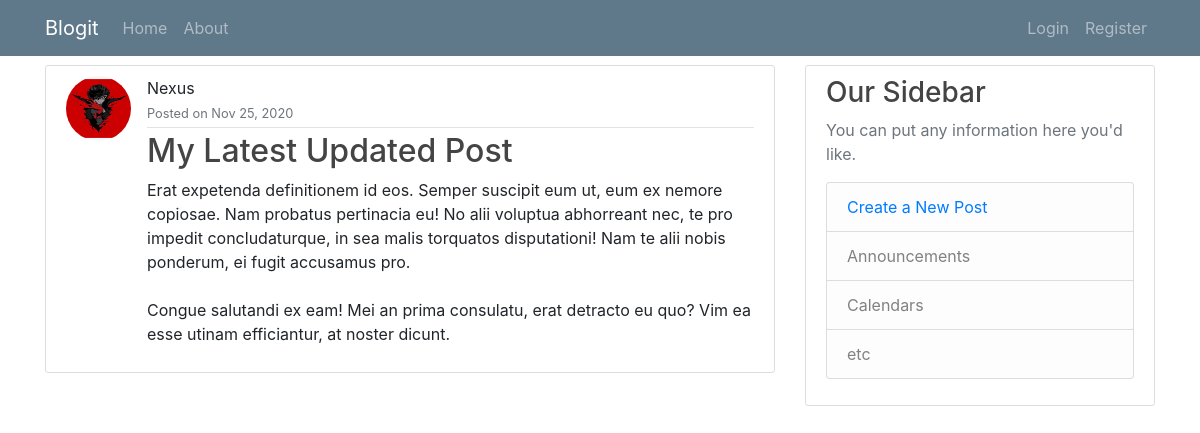
The app's page /post/54/ with its own data.
### main_app/models.py (models this page shows, shortened)
class Post(models.Model):
    title = models.CharField(max_length=64)
    content = models.TextField()
    date_posted = models.DateTimeField(default=timezone.now)
    author = models.ForeignKey(User, on_delete=models.CASCADE)

### login_app/models.py (models this page shows, shortened)
class Profile(models.Model):
    user = models.OneToOneField(User, on_delete=models.CASCADE)
    image = models.ImageField(default='default.jpg', upload_to='profile_pics')

### main_app/views.py (the view)
# urls.py: path("post/<int:pk>/", views.PostDetailView.as_view(), name='post-detail'),
class PostDetailView(DetailView):
    model = Post

### main_app/templates/main_app/post_detail.html (shortened to what this page needs)
{% extends 'main_app/base.html' %}
{% block content_block %}
    <article class="media content-section">
      <img class = "rounded-circle article-img" src="{{ object.author.profile.image.url }}">
      <div class="media-body">
        <div class="article-metadata">
            <div>{{ object.author|title }}</div>
          <small class="text-muted">Posted on {{ object.date_posted|date:"M j, Y" }}</small>
        </div>
        <h2 class="article-title">{{ object.title|title }}</h2>
        <p class="article-content">{{ object.content }}</p>
      </div>
    </article>
{% endblock content_block %}

### main_app/static/main_app/main.css (style rules this page uses)
body { background: #fafafa; color: #333333; margin-top: 5rem; }
h1, h2, h3, h4, h5, h6 { color: #444444; }
.content-section { background: #ffffff; padding: 10px 20px; border: 1px solid #dddddd; border-radius: 3px; margin-bottom: 20px; }
.article-title { color: #444444; }
.article-content { white-space: pre-line; }
.article-img { height: 65px; width: 65px; margin-right: 16px; }
.article-metadata { padding-bottom: 3px; margin-bottom: 4px; border-bottom: 1px solid #e3e3e3 }

### records on screen
Post: author.profile.image (picture), author "Nexus", date_posted "Nov 25, 2020", title "My Latest Updated Post", content "Erat expetenda definitionem id eos. Semper suscipit eum ut, eum ex nemore copiosae. Nam probatus pertinacia eu! No alii voluptua abhorreant nec, te pro impedit concludaturque, in sea malis torquatos disputationi! Nam te alii nobis ponderum, ei fugit accusamus pro. Congue salutandi ex eam! Mei an prima consulatu, erat detracto eu quo? Vim ea esse utinam efficiantur, at noster dicunt."
